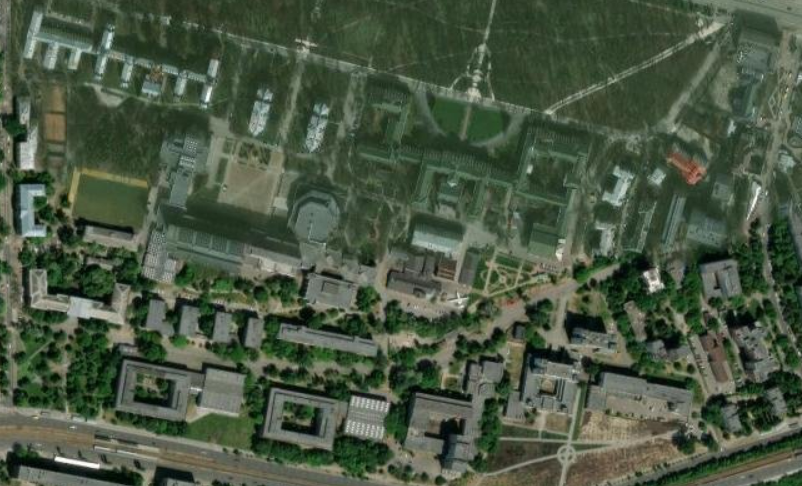
#> input picture lab2/atlas_img.png, 802 x 486 px, found by its file name; the run also reads 1 picture not shown here
$ python task1.py
#> lines starting #> are read from the running program, lines starting #| are printed output that depends on the picture; after the words box and inside, x2 and y2 are one past the last pixel; in counts of white or black regions, pixels touching at a corner belong together
### lab5/task1/img_operations.py
import matplotlib.pyplot as plt
import numpy as np
import cv2


def show_img(img, title):
    plt.imshow(img)
    plt.axis('off')
    plt.title(title)
    plt.show()


def show_img_hist(img, title):
    fig, axes = plt.subplots(1, 2, figsize=(10, 4))
    axes[0].imshow(img)
    axes[0].set_title(f"{title}")
    axes[1].hist(img.ravel(), 256, [0, 256])
    axes[1].set_title("Гістограма яскравості")
    plt.tight_layout()
    plt.show()


def process_kmeans(img, k):
    Z = np.float32(img.reshape((-1, 3)))
    criteria = (cv2.TERM_CRITERIA_EPS + cv2.TERM_CRITERIA_MAX_ITER, 10, 1.0)

    ret, label, center = cv2.kmeans(Z, k, None, criteria, 10, cv2.KMEANS_RANDOM_CENTERS)

    center = np.uint8(center)
    res = center[label.flatten()]
    res2 = res.reshape((img.shape))

    return res2


def define_red(img):
    B, G, R = cv2.split(img)

    eq_B = cv2.equalizeHist(B)
    eq_G = cv2.equalizeHist(G)
    eq_R = cv2.addWeighted(R, 4, np.zeros_like(R), 0, 0.02)

    img_redder = cv2.merge((eq_B, eq_G, eq_R))

    return img_redder


def equalize_hist(img):
    B, G, R = cv2.split(img)

    eq_B = cv2.equalizeHist(B)
    eq_G = cv2.equalizeHist(G)
    eq_R = cv2.equalizeHist(R)

    img_eq = cv2.merge((eq_B, eq_G, eq_R))

    return img_eq


# [5 lines left out: function mask_kpi, not called in this run]


def s_log(img):
    c = 255 / np.log(1 + np.max(img))
    return np.array(c * (np.log(img + 1)), dtype=np.uint8)


def s_exp(img):
    c = 255 / np.log(1 + np.max(img))
    return np.array(np.exp(img**1/c)-1, dtype=np.uint8)


def gamma_correction(img, gamma):
    lookUpTable = np.empty((1, 256), np.uint8)
    for i in range(256):
        lookUpTable[0, i] = np.clip(pow(i / 255.0, gamma) * 255.0, 0, 255)
    return cv2.LUT(img, lookUpTable)

### lab5/task1/cluster_image.py
import cv2
import numpy as np
import matplotlib.pyplot as plt
from img_operations import *


def remove_roads(img, total, x1, x2, y1, y2):
    roads_blurred = cv2.GaussianBlur(img, (5, 5), 0)
    _, binary_roads = cv2.threshold(roads_blurred[y1:y2, x1:x2], 50, 255, cv2.THRESH_BINARY + cv2.THRESH_OTSU)
    masked_roads = np.zeros_like(total)
    masked_roads[y1:y2, x1:x2] = binary_roads
    show_img(masked_roads, "Застосування сегментації Оцу (маска доріг)")

    total = cv2.subtract(total, masked_roads)
    return total


def kpi_mask(img_eq, binary, x1, y1, x2, y2, h, w):
    mask = np.zeros((h, w), dtype="uint8")
    cv2.rectangle(mask, (x1, y1), (x2, y2), 255, -1)

    masked_region = cv2.bitwise_and(img_eq, img_eq, mask=mask)
    show_img(masked_region, "Застосування маски")

    k = 10
    kmeans_mask_img = process_kmeans(masked_region, k)
    show_img(kmeans_mask_img, f"Застосування сегментації kmeans ({k})")

    mask_gray = cv2.cvtColor(kmeans_mask_img, cv2.COLOR_BGR2GRAY)
    show_img(mask_gray, "Застосування градації сірого")

    masked_blurred = cv2.GaussianBlur(mask_gray, (5, 5), 2)
    show_img(masked_blurred, "Застосування Гаусівського розмиття")

    log_mask_img = s_exp(masked_blurred)
    show_img(log_mask_img, "Застосування логарифмічної трансформації")

    inverted_mask = cv2.bitwise_not(log_mask_img)
    show_img(inverted_mask, "inverted mask")

    exp_mask_img = s_exp(inverted_mask)
    show_img(exp_mask_img, "Застосування експоненційної трансформації")

    gamma = 3
    corrected_mask = gamma_correction(exp_mask_img, gamma)
    show_img(corrected_mask, "Гамма корекція")

    masked_blurred2 = cv2.GaussianBlur(corrected_mask, (11, 11), 0)
    show_img(masked_blurred2, "Застосування Гаусівського розмиття")

    _, binary_masked = cv2.threshold(masked_blurred2[y1:y2, x1:x2], 220, 255, cv2.THRESH_BINARY)
    masked_res = np.zeros_like(binary)
    masked_res[y1:y2, x1:x2] = binary_masked
    show_img(masked_res, "Застосування сегментації")

    return masked_res, log_mask_img


def find_buildings(img, k, rect_w, rect_h, x, y, gamma, min_area, red_definition=True, subtract_kpi_roads=False):
    if red_definition:
        img_eq = define_red(img)
        show_img_hist(img_eq, f"Нормалізація Blue, Green, виділення Red")
    else:
        img_eq = equalize_hist(img)
        show_img_hist(img_eq, f"Нормалізація гістограми яскравості")

    bil_filtered = cv2.bilateralFilter(img_eq, 5, 150, 75)
    show_img(bil_filtered, "Застосування bilateral filter")

    kmeans_img = process_kmeans(bil_filtered, k)
    show_img(kmeans_img, f"Застосування сегментації kmeans ({k})")

    gray = cv2.cvtColor(kmeans_img, cv2.COLOR_BGR2GRAY)
    show_img(gray, "Застосування градації сірого")

    blurred = cv2.GaussianBlur(gray, (9, 9), 2)
    show_img(blurred, "Застосування Гаусівського розмиття")

    exp_img = s_exp(blurred)
    show_img_hist(exp_img, "Застосування експоненційної трансформації")

    corrected = gamma_correction(exp_img, gamma)
    show_img(corrected, "Гамма корекція")

    _, binary = cv2.threshold(corrected, 100, 255, cv2.THRESH_BINARY + cv2.THRESH_OTSU)
    show_img(binary, "Застосування сегментації Оцу")

    # обробки маски з головним корпусом КПІ
    h, w = img.shape[:2]
    x1, y1 = w - rect_w - x, y
    x2, y2 = x1 + rect_w, y1 + rect_h
    masked_res, log_mask_img = kpi_mask(img_eq, binary, x1, y1, x2, y2, h, w)

    # загальне
    total = cv2.bitwise_or(binary, masked_res)
    show_img(total, "Загальна картина")

    if subtract_kpi_roads:
        total = remove_roads(log_mask_img, total, x1, x2, y1, y2)
        show_img(total, "Прибрані дороги біля головного корпусу КПІ")

    kernel = cv2.getStructuringElement(cv2.MORPH_RECT, (3, 3))
    morph = cv2.morphologyEx(total, cv2.MORPH_CLOSE, kernel)
    show_img(morph, "Застосування морфології")

    cnts, _ = cv2.findContours(morph.copy(), cv2.RETR_EXTERNAL, cv2.CHAIN_APPROX_SIMPLE)
    buildings = [cnt for cnt in cnts if cv2.contourArea(cnt) > min_area]

    return buildings


def find_trees(img, k, gamma, min_area, thresh, red_definition=True):
    bil_filtered = cv2.bilateralFilter(img, 5, 150, 75)
    show_img(bil_filtered, "Застосування bilateral filter")

    kmeans_img = process_kmeans(bil_filtered, k)
    show_img(kmeans_img, f"Застосування сегментації kmeans ({k})")

    if red_definition:
        img_eq = define_red(kmeans_img)
        show_img_hist(img_eq, f"Нормалізація Blue, Green, виділення Red")
    else:
        img_eq = equalize_hist(kmeans_img)
        show_img_hist(img_eq, f"Нормалізація гістограми яскравості")

    gray = cv2.cvtColor(img_eq, cv2.COLOR_BGR2GRAY)
    show_img(gray, "Застосування градації сірого")

    corrected = gamma_correction(gray, gamma)
    show_img(corrected, "Гамма корекція")

    blurred = cv2.GaussianBlur(corrected, (9, 9), 2)
    show_img(blurred, "Застосування Гаусівського розмиття")

    inv_img = cv2.bitwise_not(blurred)
    show_img(inv_img, "Інверсія")

    _, binary = cv2.threshold(inv_img, thresh, 255, cv2.THRESH_BINARY)
    show_img(binary, "Застосування бінарної сегментації")

    kernel = cv2.getStructuringElement(cv2.MORPH_RECT, (3, 3))
    morph = cv2.morphologyEx(binary, cv2.MORPH_CLOSE, kernel)
    show_img(morph, "Застосування морфології")

    cnts, _ = cv2.findContours(morph.copy(), cv2.RETR_EXTERNAL, cv2.CHAIN_APPROX_SIMPLE)
    trees = [cnt for cnt in cnts if cv2.contourArea(cnt) > min_area]

    return trees


def process_image(img, site):
    show_img_hist(img, f"Фото з сайту {site}")
    if site == "livingatlas2":
        # for buildings
        k=6
        rect_w, rect_h = 260, 150
        x, y = 200, 70
        gamma = 0.8
        min_area = 180
        red_definition = False
        subtract_kpi_roads = False

        # for trees
        tree_k = 25
        tree_gamma = 1.8
        # 180 or 203
        tree_thresh = 180
        tree_area = 180
    else:
        # for buildings
        k = 3
        rect_w, rect_h = 300, 170
        x, y = 300, 100
        gamma = 1.5
        min_area = 210
        red_definition = True
        subtract_kpi_roads = True

        # for trees
        tree_k = 9
        tree_gamma = 1.5
        tree_thresh = 181
        tree_area = 50


    buildings = find_buildings(img, k, rect_w, rect_h, x, y, gamma, min_area, red_definition, subtract_kpi_roads)
    trees = find_trees(img, tree_k, tree_gamma, tree_area, tree_thresh, red_definition)

    img1 = img.copy()
    img2 = img.copy()

    cv2.drawContours(img1, trees, -1, (0, 0, 255), 2)
    show_img(img1, f"Фото {site} з контурами зелених зон")

    cv2.drawContours(img2, buildings, -1, (255, 0, 0), 2)
    show_img(img2, f"Фото {site} з контурами будівель")

    return

### lab5/task1/task1.py
from cluster_image import process_image
from img_operations import *

file_bing = 'bing_img.png'
file_atlas = 'atlas_img.png'


## Atlas image processing and building detection
img_atlas = cv2.imread(file_atlas)
#> img_atlas is the input picture: shape (486, 802, 3); mean B, G, R 66.9, 87, 73.7
process_image(img_atlas, "livingatlas2")
#> call 2 of show_img_hist, with title = 'Нормалізація гістограми яскравості'
#> in show_img_hist (call 2), `plt.show()`:
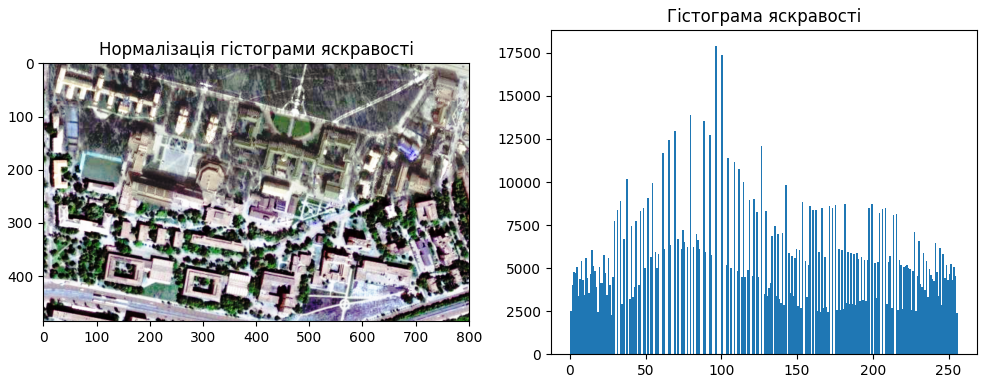
#> figure drawn by matplotlib, 2 panels; B, G, R data is drawn as R, G, B; panel 2: tallest bar 17912 high, from x = 96 to 97
#> in process_kmeans, `ret, label, center = cv2.kmeans(Z, k, None, criteria, 10, cv2.KMEANS_R..`: ret = 270188481.5; center = [[194.9, 194.3, 195.3], [72.33, 73.85, 71.81], [114.2, 114.5, 114.5], [231.5, 231.7, 231.3], [27.63, 27.73, 26.33], [156.2, 155.6, 156.3]]
#> in process_kmeans, `center = np.uint8(center)`: center = [[194, 194, 195], [72, 73, 71], [114, 114, 114], [231, 231, 231], [27, 27, 26], [156, 155, 156]]
#> in find_buildings, `blurred = cv2.GaussianBlur(gray, (9, 9), 2)`:
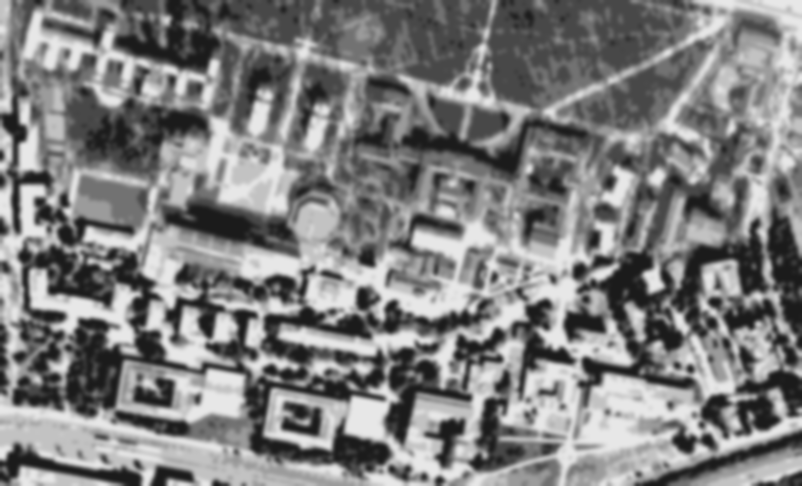
#> blurred: shape (486, 802); min 27, max 231, mean 128
#> in s_exp, `c = 255 / np.log(1 + np.max(img))`: c = 46.82
#> in find_buildings, `_, binary = cv2.threshold(corrected, 100, 255, cv2.THRESH_BINARY + cv2..`:
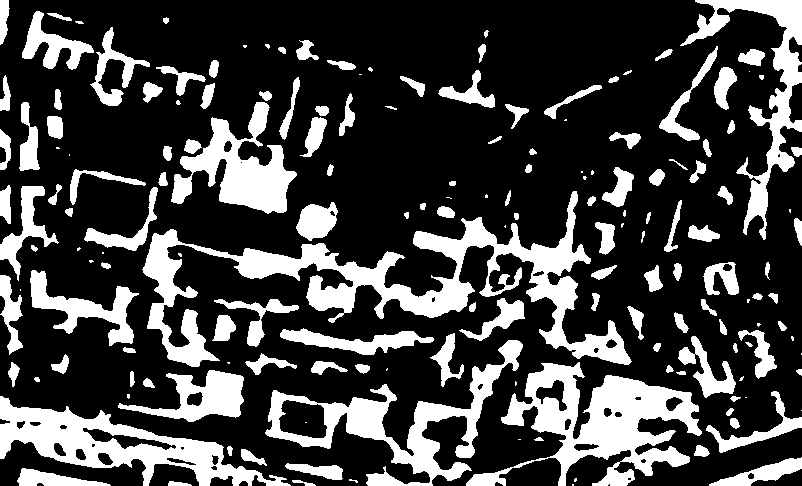
#> binary: shape (486, 802); 25.9% white; 172 white regions (39 under 20 px), largest, box (x1, y1, x2, y2) and area: (142, 191, 632, 367) 18277, (466, 362, 702, 486) 11641, (0, 396, 291, 486) 8715
#> in kpi_mask, `cv2.rectangle(mask, (x1, y1), (x2, y2), 255, -1)`: mask: shape (486, 802); 10.1% white; 1 white region, box (x1, y1, x2, y2) and area: (342, 70, 603, 221) 39411
#> in kpi_mask, `masked_region = cv2.bitwise_and(img_eq, img_eq, mask=mask)`:
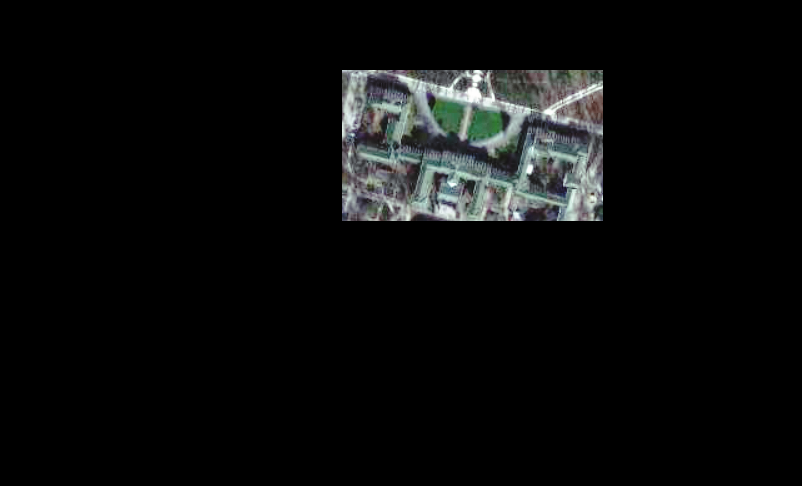
#> masked_region: shape (486, 802, 3); mean B, G, R 11.7, 11.9, 11
#> in kpi_mask, `inverted_mask = cv2.bitwise_not(log_mask_img)`:
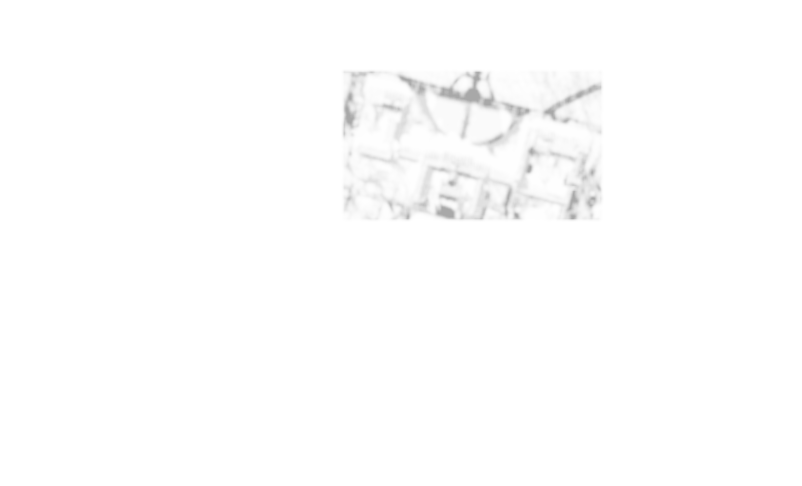
#> inverted_mask: shape (486, 802); min 168, max 255, mean 253.5
#> in kpi_mask, `_, binary_masked = cv2.threshold(masked_blurred2[y1:y2, x1:x2], 220, 2..`: binary_masked: shape (150, 260); 9.9% white; 27 white regions (12 under 20 px), largest, box (x1, y1, x2, y2) and area: (62, 50, 246, 105) 2027, (14, 49, 45, 78) 367, (27, 10, 64, 23) 244
#> in kpi_mask, `masked_res[y1:y2, x1:x2] = binary_masked`: masked_res: shape (486, 802); 0.99% white; 27 white regions (12 under 20 px), largest, box (x1, y1, x2, y2) and area: (404, 120, 588, 175) 2027, (356, 119, 387, 148) 367, (369, 80, 406, 93) 244
#> in find_buildings, `morph = cv2.morphologyEx(total, cv2.MORPH_CLOSE, kernel)`: morph: shape (486, 802); 27% white; 193 white regions (50 under 20 px)
#> in find_buildings, `cnts, _ = cv2.findContours(morph.copy(), cv2.RETR_EXTERNAL, cv2.CHAIN_..`: cnts = 192 contours, 62 with area under 20; largest, box (x1, y1, x2, y2) and area: (142, 191, 632, 367) 17206, (466, 362, 702, 486) 12004, (0, 396, 291, 486) 9567, (265, 340, 523, 486) 9162, (171, 91, 297, 214) 5800
#> in find_buildings, `buildings = [cnt for cnt in cnts if cv2.contourArea(cnt) > min_area]`: buildings = 57 contours; largest, box (x1, y1, x2, y2) and area: (142, 191, 632, 367) 17206, (466, 362, 702, 486) 12004, (0, 396, 291, 486) 9567, (265, 340, 523, 486) 9162, (171, 91, 297, 214) 5800
#> in process_kmeans (call 3), `ret, label, center = cv2.kmeans(Z, k, None, criteria, 10, cv2.KMEANS_R..`: ret = 26980797.8; center = 25 rows, first 8: [10.95, 28.38, 11.04], [16.74, 38.99, 17.43], [121, 138.8, 135.2], [77.05, 96.07, 81.36], [9.22, 16.74, 6.21], [100.3, 120.2, 108.7], [113, 126.8, 117.7], [101, 124.4, 124.9]
#> in process_kmeans (call 3), `center = np.uint8(center)`: center = 25 rows, first 8: [10, 28, 11], [16, 38, 17], [120, 138, 135], [77, 96, 81], [9, 16, 6], [100, 120, 108], [113, 126, 117], [100, 124, 124]
#> in find_trees, `inv_img = cv2.bitwise_not(blurred)`:
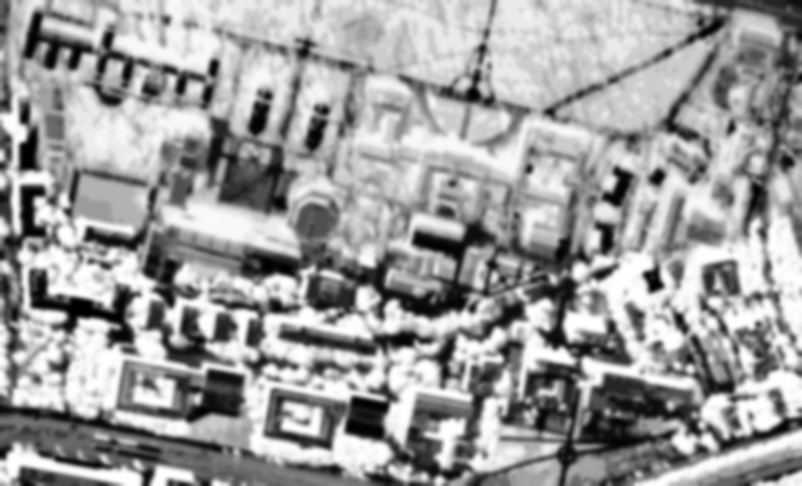
#> inv_img: shape (486, 802); min 0, max 255, mean 157
#> in find_trees, `_, binary = cv2.threshold(inv_img, thresh, 255, cv2.THRESH_BINARY)`: binary: shape (486, 802); 44.8% white; 137 white regions (33 under 20 px), largest, box (x1, y1, x2, y2) and area: (335, 69, 770, 406) 35389, (12, 244, 493, 478) 30966, (114, 0, 490, 134) 23498
#> in find_trees, `morph = cv2.morphologyEx(binary, cv2.MORPH_CLOSE, kernel)`:
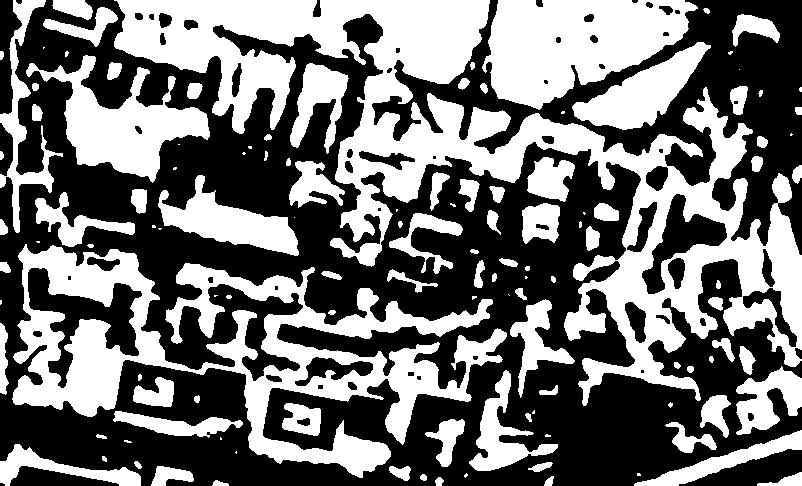
#> morph: shape (486, 802); 45% white; 123 white regions (32 under 20 px)
#> in find_trees, `cnts, _ = cv2.findContours(morph.copy(), cv2.RETR_EXTERNAL, cv2.CHAIN_..`: cnts = 123 contours, 43 with area under 20; largest, box (x1, y1, x2, y2) and area: (114, 0, 802, 406) 69946, (12, 244, 507, 478) 39992, (482, 0, 698, 110) 15200, (26, 55, 210, 183) 8638, (572, 42, 711, 130) 4875
#> in find_trees, `trees = [cnt for cnt in cnts if cv2.contourArea(cnt) > min_area]`: trees = 40 contours; largest, box (x1, y1, x2, y2) and area: (114, 0, 802, 406) 69946, (12, 244, 507, 478) 39992, (482, 0, 698, 110) 15200, (26, 55, 210, 183) 8638, (572, 42, 711, 130) 4875

## Bing image processing and building detection
img_bing = cv2.imread(file_bing)
process_image(img_bing, "Bing")
#> in find_buildings (call 2), `cnts, _ = cv2.findContours(morph.copy(), cv2.RETR_EXTERNAL, cv2.CHAIN_..`: cnts = 231 contours, 93 with area under 20; largest, box (x1, y1, x2, y2) and area: (0, 316, 922, 587) 58522, (77, 96, 696, 455) 49092, (19, 17, 262, 146) 8936, (843, 48, 964, 190) 8866, (783, 171, 939, 407) 5436
#> in find_buildings (call 2), `buildings = [cnt for cnt in cnts if cv2.contourArea(cnt) > min_area]`: buildings = 53 contours; largest, box (x1, y1, x2, y2) and area: (0, 316, 922, 587) 58522, (77, 96, 696, 455) 49092, (19, 17, 262, 146) 8936, (843, 48, 964, 190) 8866, (783, 171, 939, 407) 5436
#> in find_trees (call 2), `cnts, _ = cv2.findContours(morph.copy(), cv2.RETR_EXTERNAL, cv2.CHAIN_..`: cnts = 249 contours, 77 with area under 20; largest, box (x1, y1, x2, y2) and area: (134, 0, 862, 325) 96278, (80, 115, 251, 222) 7444, (10, 519, 168, 587) 6202, (608, 327, 759, 477) 5998, (297, 445, 462, 523) 4154
#> in find_trees (call 2), `trees = [cnt for cnt in cnts if cv2.contourArea(cnt) > min_area]`: trees = 131 contours; largest, box (x1, y1, x2, y2) and area: (134, 0, 862, 325) 96278, (80, 115, 251, 222) 7444, (10, 519, 168, 587) 6202, (608, 327, 759, 477) 5998, (297, 445, 462, 523) 4154
